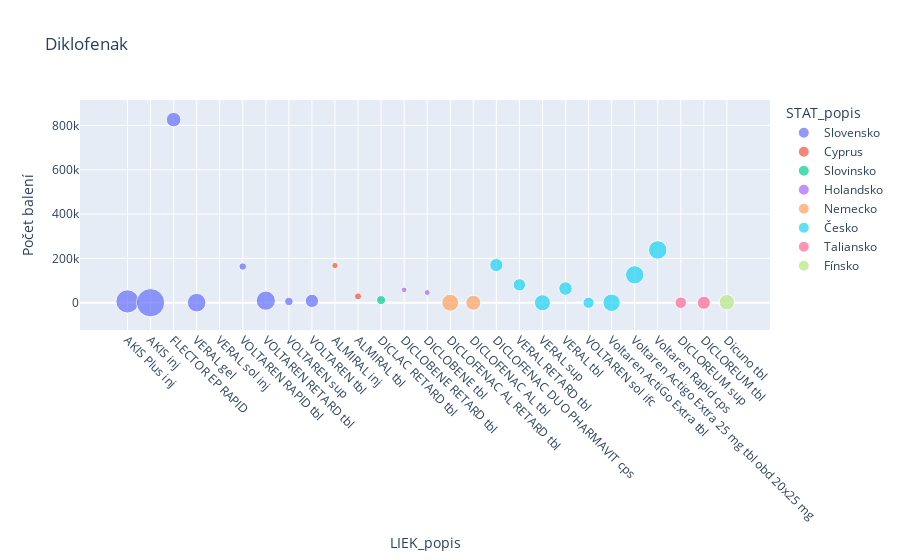

Here is the notebook cell this chart was saved with:
### Code cell
fig = px.scatter(diklofenak, x='LIEK_popis', y='Počet balení', size='Cena úhrada_PAC/bal', color='STAT_popis', title='Diklofenak')
fig.update_xaxes(tickangle=45)
fig.show()

### Figure 1 — Plotly figure (JSON) as saved in the notebook; plotly's stock layout.template omitted (floating-point values rounded to 4 significant figures)
{"data": [{"hovertemplate": "STAT_popis=Slovensko<br>LIEK_popis=%{x}<br>Počet balení=%{y}<br>Cena úhrada_PAC/bal=%{marker.size}<extra></extra>", "legendgroup": "Slovensko", "marker": {"color": "#636efa", "size": [8.52, 12.62, 3.345, 5.468, 0, 0.8918, 5.821, 1.134, 2.77], "sizemode": "area", "sizeref": 0.03155, "symbol": "circle"}, "mode": "markers", "name": "Slovensko", "orientation": "v", "showlegend": true, "type": "scatter", "x": ["AKIS Plus inj", "AKIS inj", "FLECTOR EP RAPID", "VERAL gel", "VERAL sol inj", "VOLTAREN RAPID tbl", "VOLTAREN RETARD tbl", "VOLTAREN sup", "VOLTAREN tbl"], "xaxis": "x", "y": [6096.0, 270.6, 825900.0, 368, 6, 163300.0, 9311.0, 5866, 8390], "yaxis": "y"}, {"hovertemplate": "STAT_popis=Cyprus<br>LIEK_popis=%{x}<br>Počet balení=%{y}<br>Cena úhrada_PAC/bal=%{marker.size}<extra></extra>", "legendgroup": "Cyprus", "marker": {"color": "#EF553B", "size": [0.6255, 0.8094], "sizemode": "area", "sizeref": 0.03155, "symbol": "circle"}, "mode": "markers", "name": "Cyprus", "orientation": "v", "showlegend": true, "type": "scatter", "x": ["ALMIRAL inj", "ALMIRAL tbl"], "xaxis": "x", "y": [167800.0, 28690.0], "yaxis": "y"}, {"hovertemplate": "STAT_popis=Slovinsko<br>LIEK_popis=%{x}<br>Počet balení=%{y}<br>Cena úhrada_PAC/bal=%{marker.size}<extra></extra>", "legendgroup": "Slovinsko", "marker": {"color": "#00cc96", "size": [1.309], "sizemode": "area", "sizeref": 0.03155, "symbol": "circle"}, "mode": "markers", "name": "Slovinsko", "orientation": "v", "showlegend": true, "type": "scatter", "x": ["DICLAC RETARD tbl"], "xaxis": "x", "y": [11880.0], "yaxis": "y"}, {"hovertemplate": "STAT_popis=Holandsko<br>LIEK_popis=%{x}<br>Počet balení=%{y}<br>Cena úhrada_PAC/bal=%{marker.size}<extra></extra>", "legendgroup": "Holandsko", "marker": {"color": "#ab63fa", "size": [0.5164, 0.5647], "sizemode": "area", "sizeref": 0.03155, "symbol": "circle"}, "mode": "markers", "name": "Holandsko", "orientation": "v", "showlegend": true, "type": "scatter", "x": ["DICLOBENE RETARD tbl", "DICLOBENE tbl"], "xaxis": "x", "y": [57957, 46020.0], "yaxis": "y"}, {"hovertemplate": "STAT_popis=Nemecko<br>LIEK_popis=%{x}<br>Počet balení=%{y}<br>Cena úhrada_PAC/bal=%{marker.size}<extra></extra>", "legendgroup": "Nemecko", "marker": {"color": "#FFA15A", "size": [4.562, 3.527], "sizemode": "area", "sizeref": 0.03155, "symbol": "circle"}, "mode": "markers", "name": "Nemecko", "orientation": "v", "showlegend": true, "type": "scatter", "x": ["DICLOFENAC AL RETARD tbl", "DICLOFENAC AL tbl"], "xaxis": "x", "y": [23, 4], "yaxis": "y"}, {"hovertemplate": "STAT_popis=Česko<br>LIEK_popis=%{x}<br>Počet balení=%{y}<br>Cena úhrada_PAC/bal=%{marker.size}<extra></extra>", "legendgroup": "Česko", "marker": {"color": "#19d3f3", "size": [2.759, 2.434, 4.1, 2.873, 1.981, 4.803, 5.298, 5.395], "sizemode": "area", "sizeref": 0.03155, "symbol": "circle"}, "mode": "markers", "name": "Česko", "orientation": "v", "showlegend": true, "type": "scatter", "x": ["DICLOFENAC DUO PHARMAVIT cps", "VERAL RETARD tbl", "VERAL sup", "VERAL tbl", "VOLTAREN sol ifc", "Voltaren ActiGo Extra tbl", "Voltaren Actigo Extra 25 mg tbl obd 20x25 mg", "Voltaren Rapid cps"], "xaxis": "x", "y": [170000.0, 80760.0, 1, 64050.0, 102.5, 132, 126100.0, 238300.0], "yaxis": "y"}, {"hovertemplate": "STAT_popis=Taliansko<br>LIEK_popis=%{x}<br>Počet balení=%{y}<br>Cena úhrada_PAC/bal=%{marker.size}<extra></extra>", "legendgroup": "Taliansko", "marker": {"color": "#FF6692", "size": [2.1, 2.742], "sizemode": "area", "sizeref": 0.03155, "symbol": "circle"}, "mode": "markers", "name": "Taliansko", "orientation": "v", "showlegend": true, "type": "scatter", "x": ["DICLOREUM sup", "DICLOREUM tbl"], "xaxis": "x", "y": [3, 12], "yaxis": "y"}, {"hovertemplate": "STAT_popis=Fínsko<br>LIEK_popis=%{x}<br>Počet balení=%{y}<br>Cena úhrada_PAC/bal=%{marker.size}<extra></extra>", "legendgroup": "Fínsko", "marker": {"color": "#B6E880", "size": [3.758], "sizemode": "area", "sizeref": 0.03155, "symbol": "circle"}, "mode": "markers", "name": "Fínsko", "orientation": "v", "showlegend": true, "type": "scatter", "x": ["Dicuno tbl"], "xaxis": "x", "y": [2505.0], "yaxis": "y"}], "layout": {"legend": {"itemsizing": "constant", "title": {"text": "STAT_popis"}, "tracegroupgap": 0}, "title": {"text": "Diklofenak"}, "xaxis": {"anchor": "y", "domain": [0, 1], "tickangle": 45, "title": {"text": "LIEK_popis"}}, "yaxis": {"anchor": "x", "domain": [0, 1], "title": {"text": "Počet balení"}}}}
